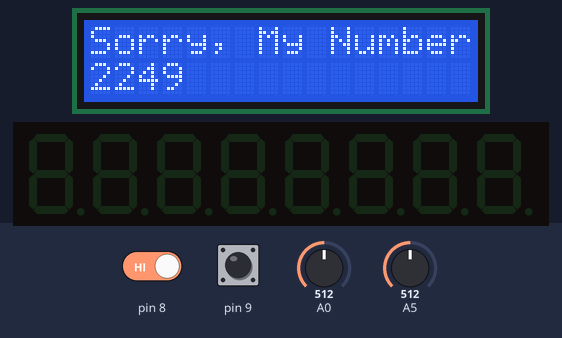
This sketch was run on a simulated Arduino Uno, built with avr-gcc and run on an emulated ATmega328P. Shown: 16×2 character LCD, 8-digit seven-segment display. The test bench sets the inputs (shaded band); at power-on: A5 = 512, A0 = 512, pin 8 HIGH, pin 9 HIGH. Random numbers use the default seed unless the sketch sets one.

Above: at 1.2 s.
1.3 s: A5 set to 541
At 7.2 s:
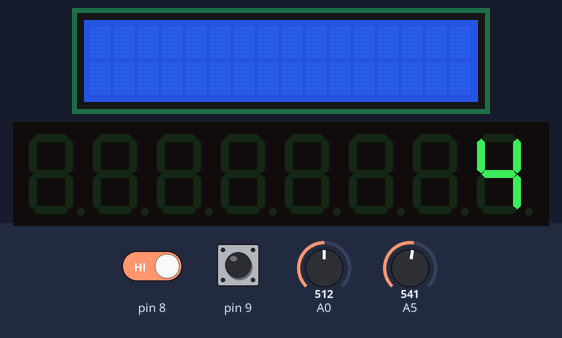
7.7 s: A0 set to 716
At 9.0 s:
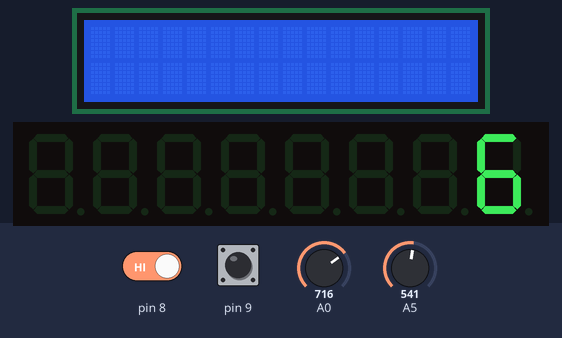
9.4 s: A5 set to 519
At 13.6 s:
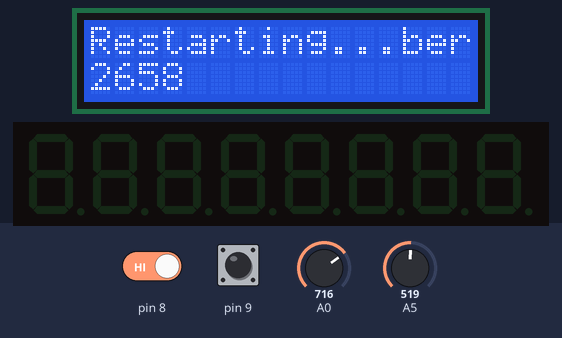
14.0 s: A5 set to 539
At 16.1 s:
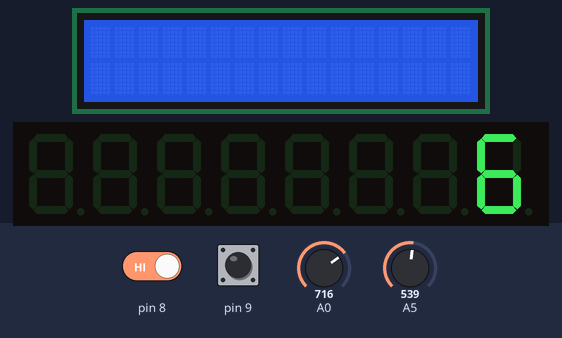
17.1 s: pin 8 driven LOW
At 18.1 s:
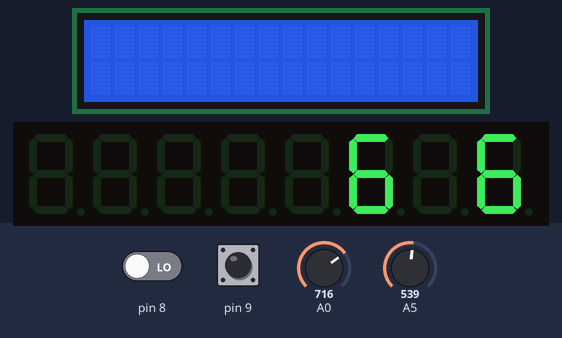
18.8 s: A0 set to 900
Timing chart, 0 to 21.5 s (numbered marks = the images above; inputs shaded):
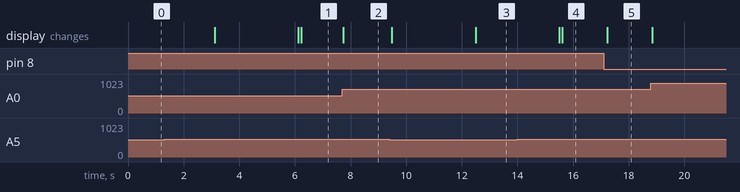

Measured:
- the behaviour switches between 528 and 529 on A5 (found by bisection; images 0 and 1)
- after the input at 7.7 s, the display: changes at once (image 2)
- after the input at 9.4 s, the display: first changes after 0.09 s (image 3 shows a later state)
- after the input at 17.1 s, the display: changes after 0.13 s (image 5)

The sketch:

9-NumberGuessingGame.ino
```cpp
//LCD screen and 7-Segment Display libraries are included.
#include "LiquidTWI2.h"
#include "LedControl.h"

//Variables are created below to split the number in the guessing game.
float number = 0;
float thousands = 0;
float hundreds = 0;
float tens = 0;
float ones = 0;
float generated_number = 0;

//A position variable is defined to move the desired column of the 7-Segment Display.
float position = 0;
//LCD screen and 7-Segment Display are created with the lcd and lc variable commands.
LiquidTWI2 lcd(0x20);
LedControl lc=LedControl(10,12,11,1);

void setup() {
  lcd.setMCPType(LTI_TYPE_MCP23008);
  lcd.begin(16, 2);
  lcd.setBacklight(HIGH);
  //We set the 7-Segment display to off by setting it to false (off). To turn it off, the True option is used.
  lc.shutdown(0,false);
  //We set the brightness sensitivity of the 7-segment display.
  lc.setIntensity(0,8);
  //Command to clear the 7-segment display.
  lc.clearDisplay(0);

  //We define the potentiometer.
  pinMode(A0,INPUT);
  //We define the buttons.
  pinMode(9,INPUT);
  pinMode(8,INPUT);
  pinMode(A5,INPUT);
  //We generate our random number.
  number = round(random(1000, 9999 +1));
  //We set the position to 1 to start from the first column of the 7-Segment Display.
  position = 1;
  //We set the position to write text on the LCD screen.
  lcd.setCursor(0, 0);
  lcd.print("Guess the Number");

}

void loop() {

  /*According to the value of 'position', the corresponding column of the 7-Segment Display will display a number.
   At the start, position is set to 1, meaning the first column of the 7-Segment Display will show the thousands digit.
   Since the potentiometer gives a value between 0-1023, we divide the incoming value by 110 to get a number, rounding it using the round function.
   According to the position, the set values from the potentiometer are assigned to thousands, hundreds, tens, and ones variables.*/
 if(position == 1){
      lc.setChar(0,0,round((analogRead(A0) / 110)),false);
      thousands = round((analogRead(A0) / 110));

    }
    if(position == 2){
      lc.setChar(0,1,round((analogRead(A0) / 110)),false);
      hundreds = round((analogRead(A0) / 110));

    }
    if(position == 3){
      lc.setChar(0,2,round((analogRead(A0) / 110)),false);
      tens = round((analogRead(A0) / 110));

    }
    if(position == 4){
      lc.setChar(0,3,round((analogRead(A0) / 110)),false);
      ones = round((analogRead(A0) / 110));

    }

    //When Button1 is pressed, it will move to the hundreds digit.
    if(digitalRead(9) == 0){
    position = 2;
  }
     //When Button2 is pressed, it will move to the tens digit.
    if(digitalRead(8) == 0){
    position = 3;
  }
  //When Button3 is pressed, it will move to the ones digit.
    if((analogRead(A5) > 185)  &&  (225 > analogRead(A5))){
    position = 4;
  }
    //When Button4 is pressed, the set numbers will be combined: thousands, hundreds, tens, ones.
    if((analogRead(A5) > 489)  &&  (529 > analogRead(A5))){
    generated_number = (thousands * 1000 + (hundreds * 100 + (tens * 10 + ones)));

  //If the generated number matches the random number, this condition will trigger.
      if(generated_number == number){
      lc.clearDisplay(0);
      position = 1;
      lcd.clear();
      lcd.setCursor(0, 0);

      lcd.print("Congratulations");
      delay(3000);
      lcd.setCursor(0, 0);

      lcd.print("Restarting...");
      number = round(random(1000, 9999 +1));
      delay(3000);
      lcd.clear();

    } else {

      lc.clearDisplay(0);
      position = 1;
      lcd.clear();
      lcd.setCursor(0, 0);

      lcd.print("Sorry, My Number");
      lcd.setCursor(0, 1);

      lcd.print(round(number));
      delay(3000);
      lcd.setCursor(0, 0);

      lcd.print("Restarting...");
      number = round(random(1000, 9999 +1));
      delay(3000);
      lcd.clear();

    }
    }
    delay(100);

}
```
